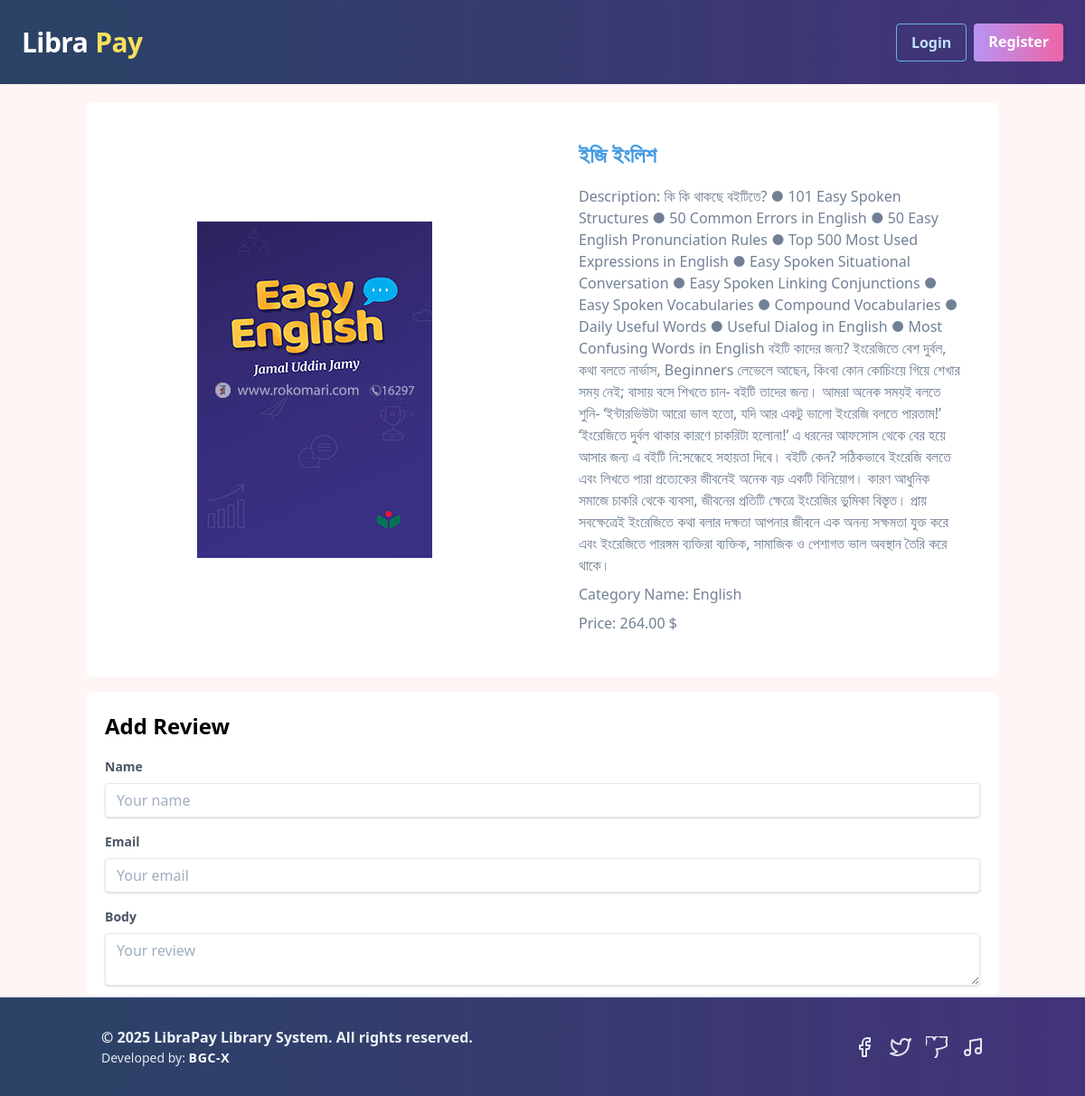
The app's page /books/details/1 with its own data.
### book/models.py (models this page shows, shortened)
class Book(models.Model):
    title = models.CharField(max_length=100)
    description = models.TextField()
    image = models.ImageField(upload_to='media/')
    price = models.DecimalField(max_digits=10, decimal_places=2)
    category = models.ForeignKey(Category, on_delete=models.CASCADE)

### category/models.py (models this page shows)
class Category(models.Model):
    name = models.CharField(max_length=100)
    slug = models.SlugField(max_length=100, null=True, blank=True, unique=True)
    def __str__(self):
        return self.name

### book/views.py (the view, shortened to what this page needs)
# urls.py: path('details/<int:id>',views.DetailsPostView.as_view(), name='details_post'),
class DetailsPostView(DetailView):
    model = models.Book
    pk_url_kwarg = 'id'
    template_name = 'post_details.html'
    def get_context_data(self, **kwargs):
        context = super().get_context_data(**kwargs)
        post = self.object
        reviews = post.comments.all()
        review_form= forms.ReviewForm()
        context['reviews']= reviews
        context['review_form']= review_form
        return context

### book/forms.py (shortened to what this page needs)
class ReviewForm(forms.ModelForm):
    class Meta:
        model = UserReviews
        fields = ['name','email','body']
    def __init__(self, *args, **kwargs):
        self.book = kwargs.pop('book', None)
        self.user = kwargs.pop('user', None)
        super().__init__(*args, **kwargs)

### book/templates/post_details.html (shortened to what this page needs)
{% extends "base.html" %}
{% block content %}
<div class="flex bg-white mt-5 rounded-md m-2">
  <div class="w-1/2 flex justify-center items-center py-5">
    <img src="{{ book.image.url }}" class="max-w-full" style="max-width: 400px;" alt="Book Image">
  </div>
  <div class="w-1/2 p-4">
    <div class="bg-white p-6">
      <h5 class="text-2xl font-bold mb-4">
        <a href="#" class="text-blue-500 ">{{ book.title }}</a>
      </h5>
      <p class="text-gray-600 mb-2">Description: {{ book.description }}</p>
      <p class="text-gray-600 mb-2">Category Name: {{ book.category }}</p>
      <p class="text-gray-600 mb-2">Price: {{ book.price }} $</p>
    </div>
  </div>
</div>
<div class="card mt-4 m-2 bg-white rounded-md p-5">
  <div class="card-body">
    <form method="POST" enctype="multipart/form-data">
      <h1 class="mb-4 text-2xl font-bold">Add Review</h1>
      <div class="mb-4">
        <label for="name" class="block text-gray-700 text-sm font-bold mb-2">Name</label>
        <input id="name" type="text" name="name" placeholder="Your name" class="shadow appearance-none border rounded w-full py-2 px-3 text-gray-700 leading-tight focus:outline-none focus:shadow-outline">
      </div>
      <div class="mb-4">
        <label for="email" class="block text-gray-700 text-sm font-bold mb-2">Email</label>
        <input id="email" type="email" name="email" placeholder="Your email" class="shadow appearance-none border rounded w-full py-2 px-3 text-gray-700 leading-tight focus:outline-none focus:shadow-outline">
      </div>
      <div class="mb-4">
        <label for="body" class="block text-gray-700 text-sm font-bold mb-2">Body</label>
        <textarea id="body" name="body" placeholder="Your review" class="shadow appearance-none border rounded w-full py-2 px-3 text-gray-700 leading-tight focus:outline-none focus:shadow-outline"></textarea>
      </div>
    </form>
  </div>
</div>
{% endblock %}

### core/templates/base.html (shortened to what this page needs)
{% load static %}
<!DOCTYPE html>
<html lang="en">
    <head>
        <link href="https://unpkg.com/tailwindcss@^1.0/dist/tailwind.min.css" rel="stylesheet">
    </head>
    <body class="bg-red-100">
        {% include 'navbar.html' %}
        {% block body %}
            <div class="lg:container lg:mx-auto mb-20" id="main">
                {% block content %}
                {% endblock %}
            </div>
            {% include 'footer.html' %}
        {% endblock %}
    </body>
</html>

### core/templates/navbar.html (shortened to what this page needs)
<nav class="flex items-center justify-between flex-wrap bg-gradient-to-r from-blue-900 to-purple-900 p-6">
    <div class="flex items-center flex-shrink-0 text-white mr-6">
        <span class="font-semibold text-2xl tracking-tight">
            <a href="/" class="text-white hover:text-blue-200 transition duration-300 flex items-center">
                <span class="font-['Libre_Baskerville'] text-3xl mr-2">Libra</span>
                <span id="pay-logo" class="text-3xl font-bold text-yellow-400 transition duration-500">Pay</span>
            </a>
        </span>
    </div>
    <div class="w-full block flex-grow lg:flex lg:items-center lg:w-auto">
        {% if request.user.is_authenticated %}
            <div class="text-md lg:flex-grow">
                <a href="{% url 'deposit' %}" class="block mt-4 lg:inline-block lg:mt-0 text-blue-200 hover:text-white mr-4 transition duration-300 hover:font-semibold">
                    Deposit
                </a>
            </div>
            <div class="flex w-auto items-center">
                <span class="text-gray-200 hidden lg:inline">
                    Welcome, <span class="font-semibold text-white">{{ request.user.first_name }}</span>
                    (<span class="font-mono text-yellow-300">Balance: {{ request.user.account.balance }}</span>)
                </span>
                <a href="{% url 'profile' %}" class="bg-gradient-to-r from-green-400 to-blue-500 hover:from-green-500 hover:to-blue-600 text-white font-bold py-2 px-4 rounded focus:outline-none focus:shadow-outline transition duration-300 ml-4">
                    Profile
                </a>
                <a href="{% url 'logout' %}" class="bg-gradient-to-r from-red-400 to-orange-500 hover:from-red-500 hover:to-orange-600 text-white font-bold py-2 px-4 rounded focus:outline-none focus:shadow-outline transition duration-300 ml-4">
                    Logout
                </a>
            </div>
        {% else %}
            <div class="flex justify-end">
                <a href="{% url 'login' %}" class="bg-transparent hover:bg-blue-500 text-blue-200 font-semibold hover:text-white py-2 px-4 border border-blue-400 hover:border-transparent rounded transition duration-300 mr-2">
                    Login
                </a>
                <a href="{% url 'register' %}" class="bg-gradient-to-r from-purple-400 to-pink-500 hover:from-purple-500 hover:to-pink-600 text-white font-bold py-2 px-4 rounded focus:outline-none focus:shadow-outline transition duration-300">
                    Register
                </a>
            </div>
        {% endif %}
    </div>
</nav>

### core/templates/footer.html (shortened to what this page needs)
<footer class="bg-gradient-to-r from-blue-900 to-purple-900 text-white relative border-t-2 border-white/20 mt-20 py-7 md:py-8 pt-20">
    <div class="container mx-auto px-6">
        <div class="flex flex-col md:flex-row items-center justify-between">
            <div class="text-center md:text-left mb-4 md:mb-0">
                <p class="text-md text-gray-200 font-semibold">
                    &copy; {% now "Y" %} LibraPay Library System. All rights reserved.
                </p>
                <p class="text-sm text-gray-300">
                    Developed by:
                    <span id="team-name" class="font-bold text-white tracking-wider animate-pulse">BGC-X</span>
                </p>
            </div>
            <div class="flex space-x-4">
                <a href="#" class="text-gray-300 hover:text-white transition-colors duration-200">
                    <svg xmlns="http://www.w3.org/2000/svg" width="24" height="24" viewBox="0 0 24 24" fill="none" stroke="currentColor" stroke-width="2" stroke-linecap="round" stroke-linejoin="round" class="h-6 w-6"><path d="M18 2h-3a5 5 0 0 0-5 5v3H7v4h3v8h4v-8h3l1-4h-4V7a1 1 0 0 1 1-1h3z"></path></svg>
                </a>
                <a href="#" class="text-gray-300 hover:text-white transition-colors duration-200">
                </a>
                <a href="#" class="text-gray-300 hover:text-white transition-colors duration-200">
                </a>
                <a href="#" class="text-gray-300 hover:text-white transition-colors duration-200">
                    <svg xmlns="http://www.w3.org/2000/svg" width="24" height="24" viewBox="0 0 24 24" fill="none" stroke="currentColor" stroke-width="2" stroke-linecap="round" stroke-linejoin="round" class="h-6 w-6"><path d="M9 18V5l12-2v13"></path><circle cx="6" cy="18" r="3"></circle><circle cx="18" cy="16" r="3"></circle></svg>
                </a>
            </div>
        </div>
    </div>
</footer>

### core/templates/base.html (style rules this page uses)
footer { position: fixed !important; bottom: 0 !important; width: 100%; }

### records on screen
Book: image (picture), title "ইজি ইংলিশ", description "কি কি থাকছে বইটিতে? ● 101 Easy Spoken Structures ● 50 Common Errors in English ● 50 Easy English Pronunciation Rules ● Top 500 Most Used Expressions in English ● Easy Spoken Situational Conversation ● Easy Spoken Linking Conjunctions ● Easy Spoken Vocabularies ● Compound Vocabularies ● Daily Useful Words ● Useful Dialog in English ● Most Confusing Words in English বইটি কাদের জন্য? ইংরেজিতে বেশ দুর্বল, কথা বলতে নার্ভাস, Beginners লেভেলে আছেন, কিংবা কোন কোচিংয়ে গিয়ে শেখার সময় নেই; বাসায় বসে শিখতে চান- বইটি তাদের জন্য। আমরা অনেক সময়ই বলতে শুনি- ‘ইন্টারভিউটা আরো ভাল হতো, যদি আর একটু ভালো ইংরেজি বলতে পারতাম!’ ‘ইংরেজিতে দুর্বল থাকার কারণে চাকরিটা হলোনা!’ এ ধরনের আফসোস থেকে বের হয়ে আসার জন্য এ…", category "English", price "264.00"
